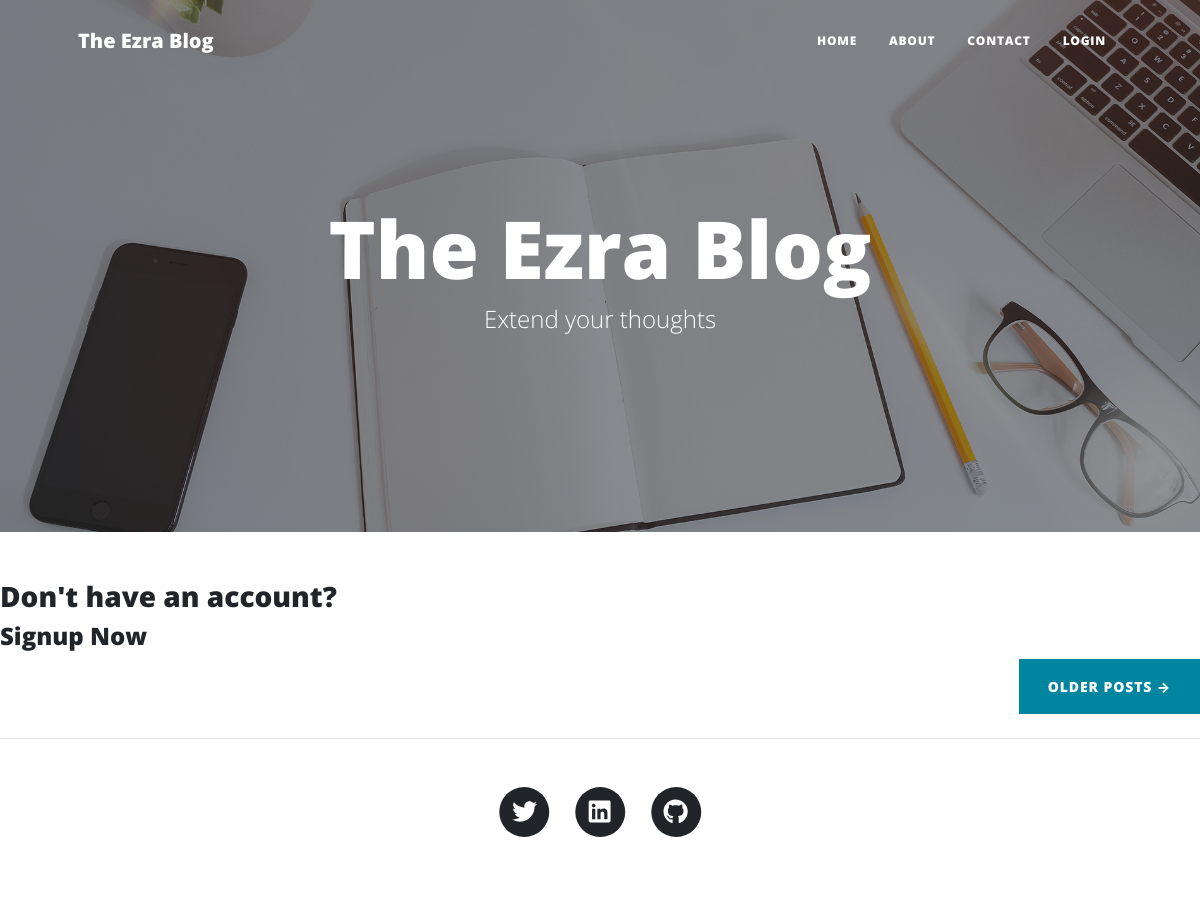
Before: / with the older database file.
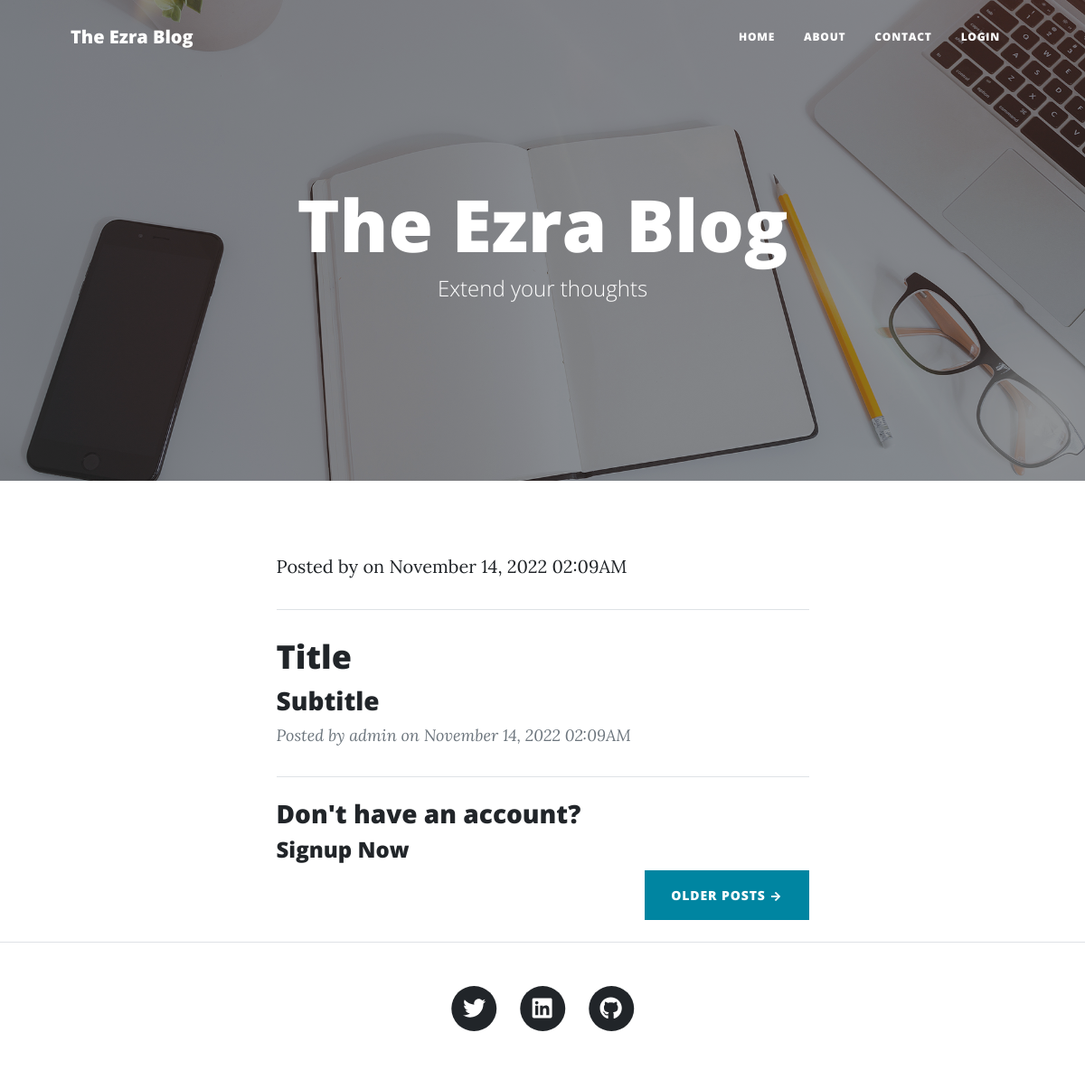
After: the same page with the newer database file.
### app.py (models this page shows, shortened)
class Article(db.Model):
    id = db.Column(db.Integer(), primary_key=True)
    title = db.Column(db.String(100), nullable=False)
    subtitle = db.Column(db.String(50), nullable=False)
    author = db.Column(db.String(30), nullable=False)
    date = db.Column(db.String(), nullable=False)
    content = db.Column(db.Text(1000), nullable=False)

### app.py (the view)
@app.route('/')
def index():
    posts = Article.query.all()
    return render_template('index.html', posts=posts)

### templates/index.html (shortened to what this page needs)
<!DOCTYPE html>
<html lang="en">
    <head>
        <link href="{{ url_for('static', filename='styles.css') }}" rel="stylesheet" />
    </head>
    <body>
        <nav class="navbar navbar-expand-lg navbar-light" id="mainNav">
            <div class="container px-4 px-lg-5">
                <a class="navbar-brand" href="{{ url_for('index') }}">The Ezra Blog</a>
                <div class="collapse navbar-collapse" id="navbarResponsive">
                    <ul class="navbar-nav ms-auto py-4 py-lg-0">
                        {% if current_user.is_authenticated %}
                            <li class="nav-item"><a class="nav-link px-lg-3 py-3 py-lg-4" href="{{ url_for('index') }}">Home</a></li>
                            <li class="nav-item"><a class="nav-link px-lg-3 py-3 py-lg-4" href="{{ url_for('about') }}">About</a></li>
                            <li class="nav-item"><a class="nav-link px-lg-3 py-3 py-lg-4" href="{{ url_for('contact') }}">Contact</a></li>
                            <li class="nav-item"><a class="nav-link px-lg-3 py-3 py-lg-4" href="{{ url_for('add') }}">Add</a></li>
                            <li class="nav-item"><a class="nav-link px-lg-3 py-3 py-lg-4" href="{{ url_for('logout') }}">Logout</a></li>
                        {% else %}
                            <li class="nav-item"><a class="nav-link px-lg-3 py-3 py-lg-4" href="{{ url_for('index') }}">Home</a></li>
                            <li class="nav-item"><a class="nav-link px-lg-3 py-3 py-lg-4" href="{{ url_for('about') }}">About</a></li>
                            <li class="nav-item"><a class="nav-link px-lg-3 py-3 py-lg-4" href="{{ url_for('contact') }}">Contact</a></li>
                            <li class="nav-item"><a class="nav-link px-lg-3 py-3 py-lg-4" href="{{ url_for('login') }}">Login</a></li>
                        {% endif %}
                    </ul>
                </div>
            </div>
        </nav>
        <header class="masthead" style="background-image: url('static/home-bg.jpg')">
            <div class="container position-relative px-4 px-lg-5">
                <div class="row gx-4 gx-lg-5 justify-content-center">
                    <div class="col-md-10 col-lg-8 col-xl-7">
                        <div class="site-heading">
                            <h1>The Ezra Blog</h1>
                            <span class="subheading">Extend your thoughts</span>
                        </div>
                    </div>
                </div>
            </div>
        </header>
            {% for post in posts %}
            <div class="container px-4 px-lg-5">
                <div class="row gx-4 gx-lg-5 justify-content-center">
                    <div class="col-md-10 col-lg-8 col-xl-7">
                            <p class="post-meta">
                                Posted by {{ post.author.username }}
                                on {{ post.date }}
                            </p>
                        <hr class="my-4" />
                        <div class="post-preview">
                            <a href="{{ url_for('post', post_id=post.id) }}"><h2 class="post-title">{{ post.title }}</h2></a>
                            <h3 class="post-subtitle">{{ post.subtitle }}</h3>
                            <p class="post-meta">
                                Posted by {{ post.author }}
                                on {{ post.date }}
                            </p>
                        </div>
                        <hr class="my-4" />
                    {% endfor %}
                    {% if not current_user.is_authenticated %}
                        <h3>Don't have an account?</h3>
                        <span class="subheading"><a href="{{ url_for('signup') }}"><h4>Signup Now</h4></a></span>
                    {% endif %}
                    <div class="d-flex justify-content-end mb-4"><a class="btn btn-primary text-uppercase" href="#!">Older Posts →</a></div>
                </div>
            </div>
        </div>
        <footer class="border-top">
            <div class="container px-4 px-lg-5">
                <div class="row gx-4 gx-lg-5 justify-content-center">
                    <div class="col-md-10 col-lg-8 col-xl-7">
                        <ul class="list-inline text-center">
                            <li class="list-inline-item">
                                <a href="https://twitter.com/Ezra__O">
                                    <span class="fa-stack fa-lg">
                                        <i class="fas fa-circle fa-stack-2x"></i>
                                        <i class="fab fa-twitter fa-stack-1x fa-inverse"></i>
                                    </span>
                                </a>
                            </li>
                            <li class="list-inline-item">
                                <a href="https://www.linkedin.com/in/ezra-ogianyo/">
                                    <span class="fa-stack fa-lg">
                                        <i class="fas fa-circle fa-stack-2x"></i>
                                        <i class="fab fa-linkedin fa-stack-1x fa-inverse"></i>
                                    </span>
                                </a>
                            </li>
                            <li class="list-inline-item">
                                <a href="https://github.com/Ezra-Git">
                                    <span class="fa-stack fa-lg">
                                        <i class="fas fa-circle fa-stack-2x"></i>
                                        <i class="fab fa-github fa-stack-1x fa-inverse"></i>
                                    </span>
                                </a>
                            </li>
                        </ul>
                    </div>
                </div>
            </div>
        </footer>
    </body>
</html>

Changed rows visible on the page:
added Article: date "November 14, 2022 02:09AM", title "Title", subtitle "Subtitle", author "admin"
